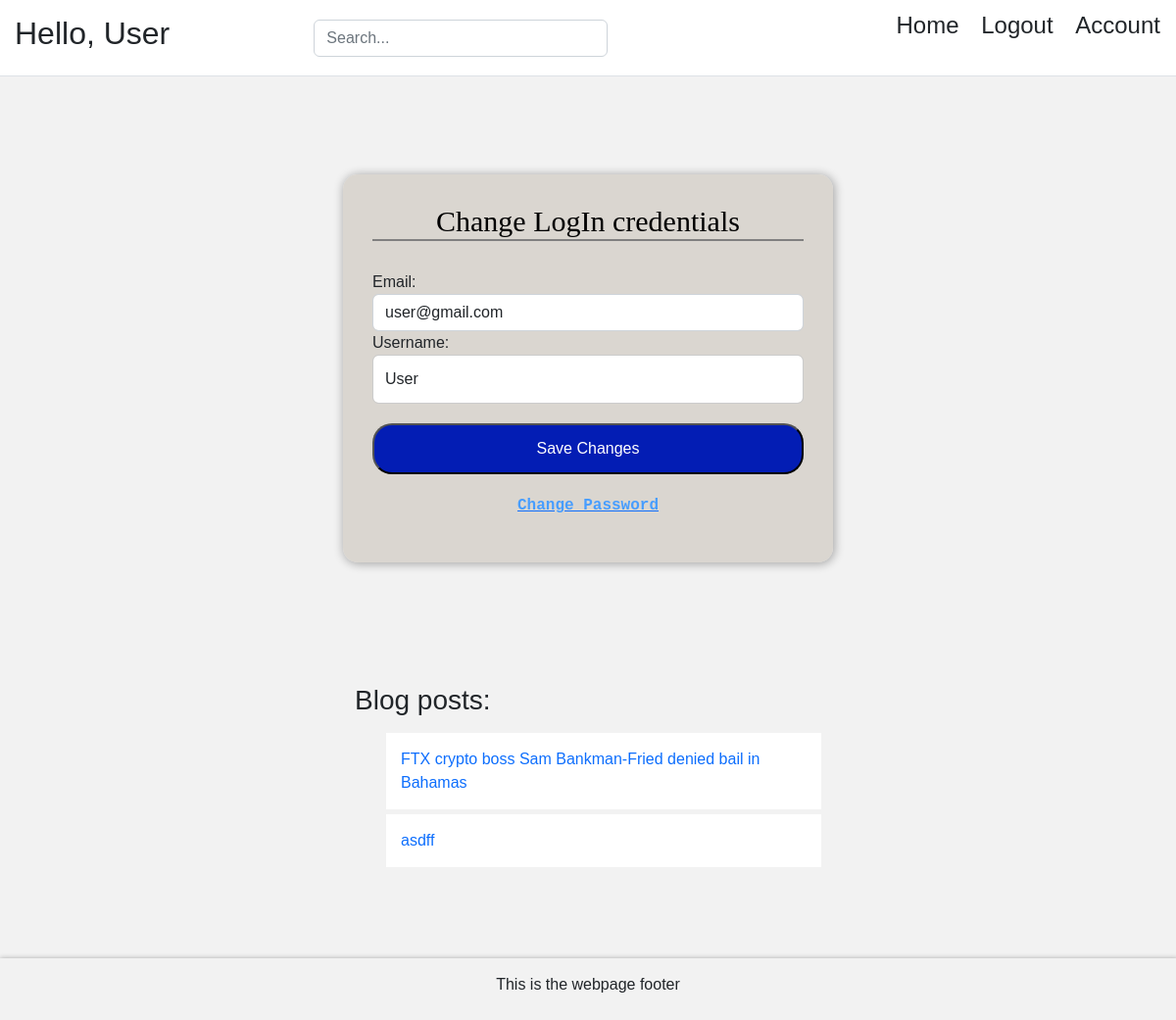
/account/ (signed in), run on an earlier commit of the app's database.
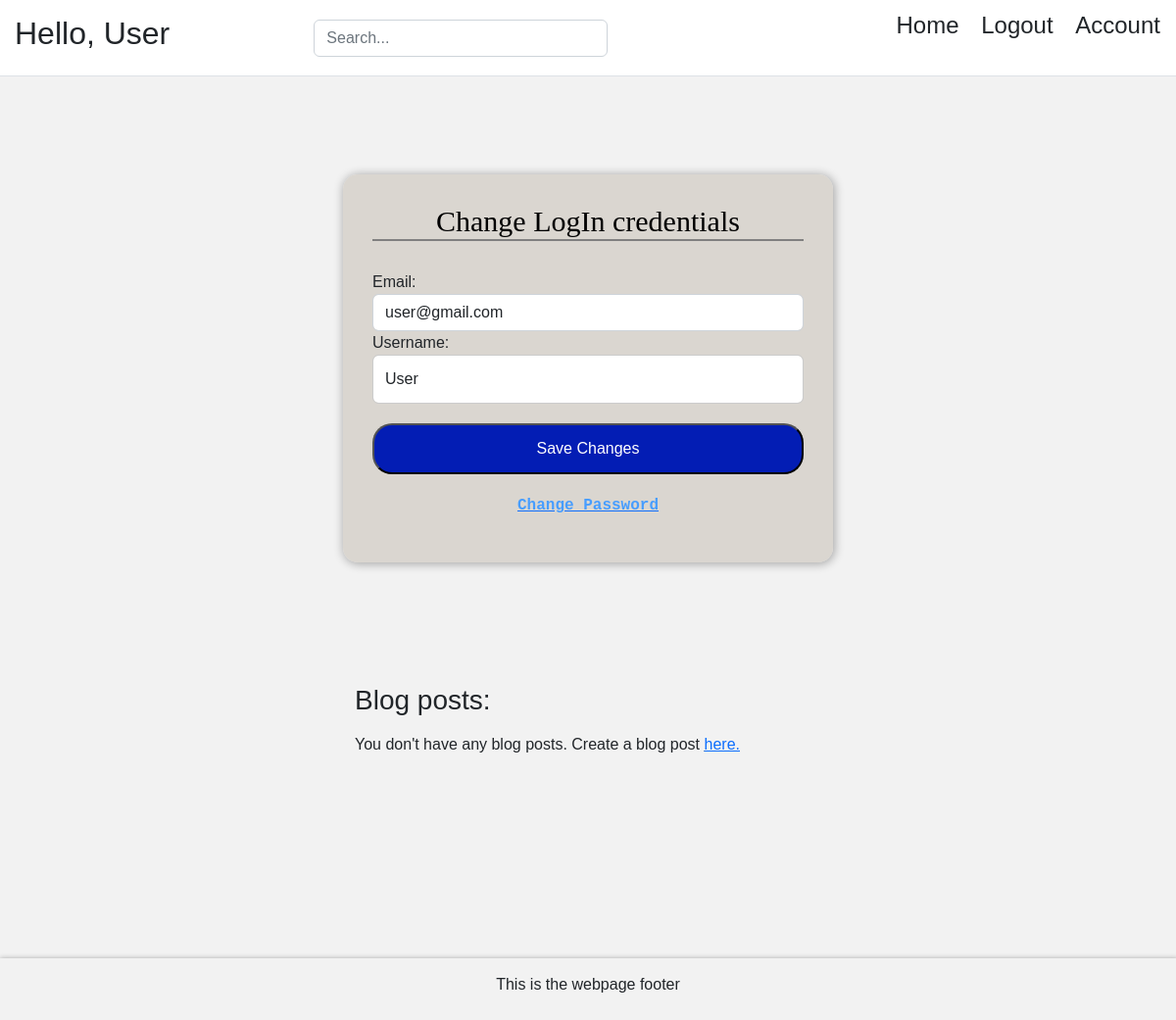
And on a later commit of the database.
### account/models.py (models this page shows, shortened)
class Account(AbstractBaseUser):
    email = models.EmailField(verbose_name="email",unique=True, max_length=254)
    username = models.CharField(max_length=20, unique=True)
    date_joined = models.DateTimeField(verbose_name="date joined", auto_now_add=True)
    last_login = models.DateTimeField(verbose_name="last login", auto_now=True)
    is_admin = models.BooleanField(default=False)
    is_active = models.BooleanField(default=True )
    is_staff = models.BooleanField(default=False)
    is_superuser = models.BooleanField(default=False)
    USERNAME_FIELD = 'email'
    REQUIRED_FIELDS = ['username',]
    object = Myaccountmanager()

### blog/models.py (models this page shows)
class Blogpost(models.Model):
    title = models.CharField(max_length=75,null=False,blank=False)
    body = models.CharField(max_length=6500,null=False,blank=False)
    image = models.ImageField(upload_to=upload_location,null=False,blank=False)
    date_published = models.DateTimeField(auto_now=True,verbose_name ="date published")
    date_update = models.DateTimeField(auto_now_add=True,verbose_name = "date update")
    author = models.ForeignKey(settings.AUTH_USER_MODEL, on_delete=models.CASCADE)
    slug = models.SlugField(blank=True,unique=True)
    def __str__(self):
        return self.title

### account/views.py (the view)
# urls.py: path('account/',account_view,name="account"),
def account_view(request):
    if not request.user.is_authenticated:
        return redirect("login")
    context = {}
    if request.POST:
        form = AccountUpdateForm(request.POST, instance=request.user)
        if form.is_valid():
            form.initial = {
                "email": request.POST['email'],
                "username": request.POST['username']
            }
            form.save()
            context['success_message'] = "Updated"
    else:
        form = AccountUpdateForm(
            initial={
                "email": request.user.email,
                "username":request.user.username,
            }
        )
    context['account_form'] = form
    blog_posts = Blogpost.objects.filter(author=request.user)
    context['blog_posts'] = blog_posts
    return render(request,'account/account.html',context)

### account/forms.py (shortened to what this page needs)
class AccountUpdateForm(forms.ModelForm):
    class Meta:
        model = Account
        fields = ("email","username")

### account/templates/account/account.html (shortened to what this page needs)
{% extends 'base.html' %} {% block content %}
<form id="username-form" method="post">
  <h1>Change LogIn credentials</h1>
  <label>Email:</label>
  <input type="email" name="email" placeholder="Email address" id="inputEmail" class="form-control" value={{account_form.initial.email}} />
  <label>Username:</label>
  <input type="text" id="inputUsername" class="form-control" name="username" placeholder="Username" value={{account_form.initial.username }} />
  <input type="submit" value="Save Changes" />
  <p style="text-align:center; text-decoration: underline; margin-top: 20px; font-family: monospace;" >
    <a href="{% url 'password_change'%}"><b style="color: rgb(71, 157, 255);">Change Password</b></a>
  </p>
</form>
<div class="container mt-4 p-4" id="last-div">
  <div class="row">
    <div class="blog-posts">
      <h3 class="mb-3 font-weight-normal" style="margin:auto;">Blog posts:</h3>
      {% if blog_posts %}
        <ul>
          {% for post in blog_posts %}
            <a href="{% url 'blog:detail' post.slug %}" style="text-decoration: none;">
              <li style="background-color: white; margin-bottom: 5px; padding:15px;" class="list-group-item">{{post}}</li>
            </a>
          {% endfor %}
        </ul>
      {% else %}
        <p>You don't have any blog posts. Create a blog post <u> <a href="{% url 'blog:create' %}">here.</a> </u></p>
      {% endif %}
    </div>
  </div>
</div>
{% endblock content %}

### Templates/base.html (shortened to what this page needs)
<!DOCTYPE html>
<html lang="en">
  <head>
    {% include 'snippets/header.html' %}
  </head>
  <body>
    <div class="main">{% block content %} {% endblock content %}</div>
    {% include 'snippets/footer.html' %}
  </body>
</html>

### Templates/snippets/header.html (shortened to what this page needs)
<link
  href="https://cdn.jsdelivr.net/npm/bootstrap@5.2.3/dist/css/bootstrap.min.css"
  rel="stylesheet"
/>
<div
  style="background-color: white"
  class="d-flex flex-column flex-md-row align-items-center pb-3 mb-4 border-bottom"
>
  <span class="fs-4" style="margin-top: 15px; margin-left: 15px;">
    {% if request.user.is_authenticated %}
    <h2>Hello, {{request.user.username}}</h2>
    {% else %}
    <h5><strong>Hello</strong>,Your username will be here after you login ;)</h5>
    {% endif %}
  </span>
  <div class="search-bar mt-sm-3">
    <form method="get">
      <input
        type="text"
        class="form-control"
        placeholder="Search..."
        id="id_q"
        name="q"
      />
    </form>
  </div>
  <nav class="d-inline-flex mt-2 mt-md-0 ms-md-auto">
    {% if request.user.is_authenticated %}
    <h4>
      <a
        class="me-3 py-2 text-dark text-decoration-none"
        href="{% url 'home' %}"
      >
        Home
      </a>
      <a
        class="me-3 py-2 text-dark text-decoration-none"
        href="{% url 'logout' %}"
      >
        Logout
      </a>
      <a
        class="me-3 py-2 text-dark text-decoration-none"
        href="{% url 'account' %}"
      >
        Account
      </a>
    </h4>
    {% endif %}
  </nav>
</div>

### Templates/snippets/footer.html (shortened to what this page needs)
<div class="d-flex flex-column align-items-center footer">
  <p>This is the webpage footer</p>
</div>

### Templates/snippets/header.html (style rules this page uses)
.container { max-width: 960px; }
.search-bar { max-width: 300px; width: 100%; margin-left: auto; margin-right: auto; }

### Templates/base.html (style rules this page uses)
.main { min-height: 100vh; height: 100%; }
body { background-color: #f2f2f2; }

### account/templates/account/account.html (style rules this page uses)
body { font-family: sans-serif; margin: 0; padding: 0; background: color #f2f2f2;; }
#username-form { max-width: 500px; width: 100%; margin: 100px auto; background-color: rgba(211, 207, 199, 0.775); padding: 30px; border-radius: 15px; box-shadow: 1px 1px 10px 1px rgba(0, 0, 0, 0.3); }
#username-form h1 { margin: 0 0 30px 0; padding: 0; text-align: center; font-size: 30px; font-family: "cheap pine"; color: rgb(0, 0, 0); border-bottom: 2px solid gray; border-spacing: 3px; }
#username-form input[type="text"], #username-form input[type="text"] { width: 100%; margin-bottom: 20px; padding: 12px; border: 1px solid #ccc; box-sizing: border-box; font-size: 16px; }
#username-form input[type="submit"] { width: 100%; padding: 12px; font-size: 16px; background-color: rgb(3, 29, 180); color: #fff; border-radius: 20px; cursor: pointer; }
label { display: block; float: left; }
.blog-posts { max-width: 500px; width: 100%; margin: auto; }

### Templates/snippets/footer.html (style rules this page uses)
.footer { min-height: 100px; box-shadow: 1px 1px 5px 1px rgba(0, 0, 0, 0.3); }
p { margin-top: 15px; }

What changed in the data, as far as the page shows it:
removed Blogpost: title "FTX crypto boss Sam Bankman-Fried denied bail in Bahamas"
removed Blogpost: title "asdff"
Also different on the page:
text now shown: "You don't have any blog posts. Create a blog post here."
